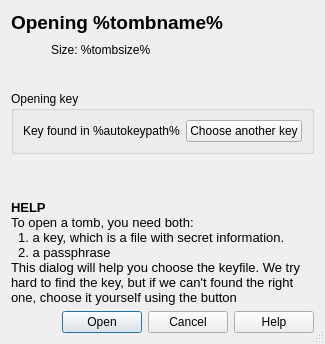
<?xml version="1.0" encoding="UTF-8"?>
<ui version="4.0">
 <class>Dialog</class>
 <widget class="QDialog" name="Dialog">
  <property name="windowTitle">
   <string>Tomb open</string>
  </property>
  <property name="toolTip">
   <string>Open a tomb file; this will require a passphrase</string>
  </property>
  <property name="autoFillBackground">
   <bool>false</bool>
  </property>
  <property name="sizeGripEnabled">
   <bool>true</bool>
  </property>
  <layout class="QVBoxLayout" name="verticalLayout">
   <item>
    <layout class="QVBoxLayout" name="verticalLayout_2">
     <item>
      <widget class="QLabel" name="label">
       <property name="text">
        <string>&lt;!DOCTYPE HTML PUBLIC &quot;-//W3C//DTD HTML 4.0//EN&quot; &quot;http://www.w3.org/TR/REC-html40/strict.dtd&quot;&gt;
&lt;html&gt;&lt;head&gt;&lt;meta name=&quot;qrichtext&quot; content=&quot;1&quot; /&gt;&lt;style type=&quot;text/css&quot;&gt;
p, li { white-space: pre-wrap; }
&lt;/style&gt;&lt;/head&gt;&lt;body style=&quot; font-family:'DejaVu Sans'; font-size:10pt; font-weight:400; font-style:normal;&quot;&gt;
&lt;p style=&quot; margin-top:0px; margin-bottom:0px; margin-left:0px; margin-right:0px; -qt-block-indent:0; text-indent:0px;&quot;&gt;&lt;span style=&quot; font-size:14pt; font-weight:600;&quot;&gt;Opening %tombname%&lt;/span&gt;&lt;/p&gt;&lt;/body&gt;&lt;/html&gt;</string>
       </property>
       <property name="textFormat">
        <enum>Qt::RichText</enum>
       </property>
      </widget>
     </item>
     <item>
      <layout class="QHBoxLayout" name="horizontalLayout">
       <item>
        <spacer name="horizontalSpacer">
         <property name="orientation">
          <enum>Qt::Horizontal</enum>
         </property>
         <property name="sizeType">
          <enum>QSizePolicy::Maximum</enum>
         </property>
         <property name="sizeHint" stdset="0">
          <size>
           <width>40</width>
           <height>20</height>
          </size>
         </property>
        </spacer>
       </item>
       <item>
        <widget class="QLabel" name="label_2">
         <property name="text">
          <string>Size: %tombsize%</string>
         </property>
        </widget>
       </item>
      </layout>
     </item>
    </layout>
   </item>
   <item>
    <spacer name="verticalSpacer">
     <property name="orientation">
      <enum>Qt::Vertical</enum>
     </property>
     <property name="sizeType">
      <enum>QSizePolicy::Fixed</enum>
     </property>
     <property name="sizeHint" stdset="0">
      <size>
       <width>20</width>
       <height>25</height>
      </size>
     </property>
    </spacer>
   </item>
   <item>
    <widget class="QGroupBox" name="groupBox">
     <property name="title">
      <string>Opening key</string>
     </property>
     <property name="flat">
      <bool>false</bool>
     </property>
     <property name="checkable">
      <bool>false</bool>
     </property>
     <layout class="QHBoxLayout" name="horizontalLayout_2">
      <item>
       <widget class="QLabel" name="label_3">
        <property name="text">
         <string>Key found in %autokeypath%</string>
        </property>
       </widget>
      </item>
      <item>
       <widget class="QPushButton" name="pushButton">
        <property name="toolTip">
         <string>Select a key to open the tomb</string>
        </property>
        <property name="text">
         <string>Choose another key</string>
        </property>
        <property name="autoDefault">
         <bool>true</bool>
        </property>
        <property name="default">
         <bool>false</bool>
        </property>
        <property name="flat">
         <bool>false</bool>
        </property>
       </widget>
      </item>
     </layout>
    </widget>
   </item>
   <item>
    <spacer name="verticalSpacer_2">
     <property name="orientation">
      <enum>Qt::Vertical</enum>
     </property>
     <property name="sizeType">
      <enum>QSizePolicy::Preferred</enum>
     </property>
     <property name="sizeHint" stdset="0">
      <size>
       <width>20</width>
       <height>40</height>
      </size>
     </property>
    </spacer>
   </item>
   <item>
    <widget class="QLabel" name="label_4">
     <property name="text">
      <string>&lt;!DOCTYPE HTML PUBLIC &quot;-//W3C//DTD HTML 4.0//EN&quot; &quot;http://www.w3.org/TR/REC-html40/strict.dtd&quot;&gt;
&lt;html&gt;&lt;head&gt;&lt;meta name=&quot;qrichtext&quot; content=&quot;1&quot; /&gt;&lt;style type=&quot;text/css&quot;&gt;
p, li { white-space: pre-wrap; }
&lt;/style&gt;&lt;/head&gt;&lt;body style=&quot; font-family:'DejaVu Sans'; font-size:10pt; font-weight:400; font-style:normal;&quot;&gt;
&lt;p style=&quot; margin-top:0px; margin-bottom:0px; margin-left:0px; margin-right:0px; -qt-block-indent:0; text-indent:0px;&quot;&gt;&lt;span style=&quot; font-weight:600;&quot;&gt;HELP&lt;/span&gt;&lt;/p&gt;
&lt;p style=&quot; margin-top:0px; margin-bottom:0px; margin-left:0px; margin-right:0px; -qt-block-indent:0; text-indent:0px;&quot;&gt;To open a tomb, you need both:&lt;/p&gt;
&lt;p style=&quot; margin-top:0px; margin-bottom:0px; margin-left:0px; margin-right:0px; -qt-block-indent:0; text-indent:0px;&quot;&gt;  1. a key, which is a file with secret information.&lt;/p&gt;
&lt;p style=&quot; margin-top:0px; margin-bottom:0px; margin-left:0px; margin-right:0px; -qt-block-indent:0; text-indent:0px;&quot;&gt;  2. a passphrase&lt;/p&gt;
&lt;p style=&quot; margin-top:0px; margin-bottom:0px; margin-left:0px; margin-right:0px; -qt-block-indent:0; text-indent:0px;&quot;&gt;This dialog will help you choose the keyfile. We try hard to find the key, but if we can't found the right one, choose it yourself using the button&lt;/p&gt;&lt;/body&gt;&lt;/html&gt;</string>
     </property>
     <property name="wordWrap">
      <bool>true</bool>
     </property>
    </widget>
   </item>
   <item>
    <widget class="QDialogButtonBox" name="buttonBox">
     <property name="orientation">
      <enum>Qt::Horizontal</enum>
     </property>
     <property name="standardButtons">
      <set>QDialogButtonBox::Cancel|QDialogButtonBox::Help|QDialogButtonBox::Open</set>
     </property>
     <property name="centerButtons">
      <bool>false</bool>
     </property>
    </widget>
   </item>
  </layout>
 </widget>
 <resources/>
 <connections>
  <connection>
   <sender>buttonBox</sender>
   <signal>rejected()</signal>
   <receiver>Dialog</receiver>
   <slot>reject()</slot>
   <hints>
    <hint type="sourcelabel">
     <x>578</x>
     <y>751</y>
    </hint>
    <hint type="destinationlabel">
     <x>529</x>
     <y>381</y>
    </hint>
   </hints>
  </connection>
  <connection>
   <sender>buttonBox</sender>
   <signal>accepted()</signal>
   <receiver>Dialog</receiver>
   <slot>accept()</slot>
   <hints>
    <hint type="sourcelabel">
     <x>447</x>
     <y>735</y>
    </hint>
    <hint type="destinationlabel">
     <x>279</x>
     <y>326</y>
    </hint>
   </hints>
  </connection>
  <connection>
   <sender>Dialog</sender>
   <signal>created()</signal>
   <receiver>label_4</receiver>
   <slot>hide()</slot>
   <hints>
    <hint type="sourcelabel">
     <x>141</x>
     <y>756</y>
    </hint>
    <hint type="destinationlabel">
     <x>136</x>
     <y>692</y>
    </hint>
   </hints>
  </connection>
  <connection>
   <sender>buttonBox</sender>
   <signal>helpRequested()</signal>
   <receiver>label_4</receiver>
   <slot>hide()</slot>
   <hints>
    <hint type="sourcelabel">
     <x>39</x>
     <y>738</y>
    </hint>
    <hint type="destinationlabel">
     <x>71</x>
     <y>676</y>
    </hint>
   </hints>
  </connection>
 </connections>
 <slots>
  <signal>created()</signal>
 </slots>
</ui>
